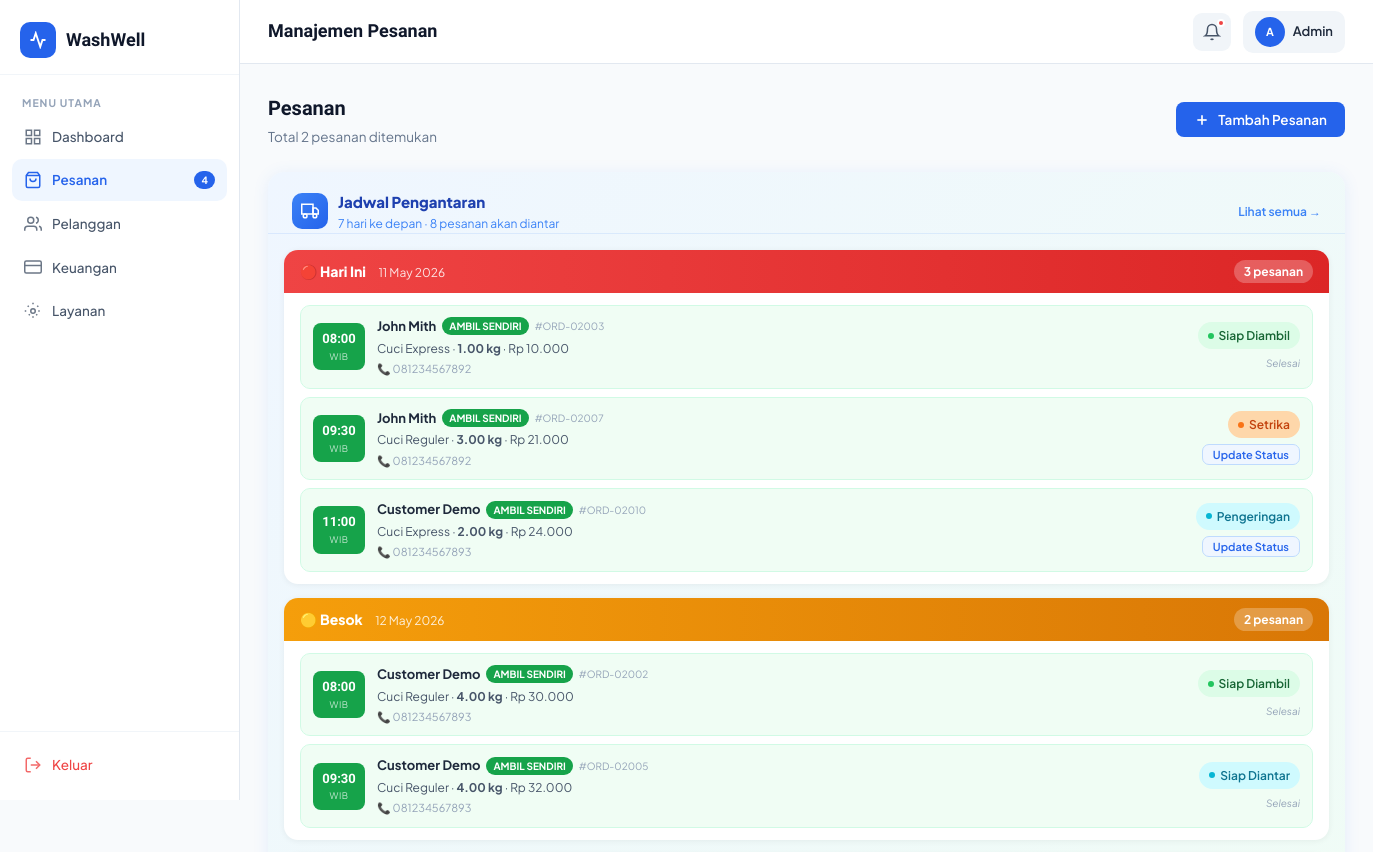
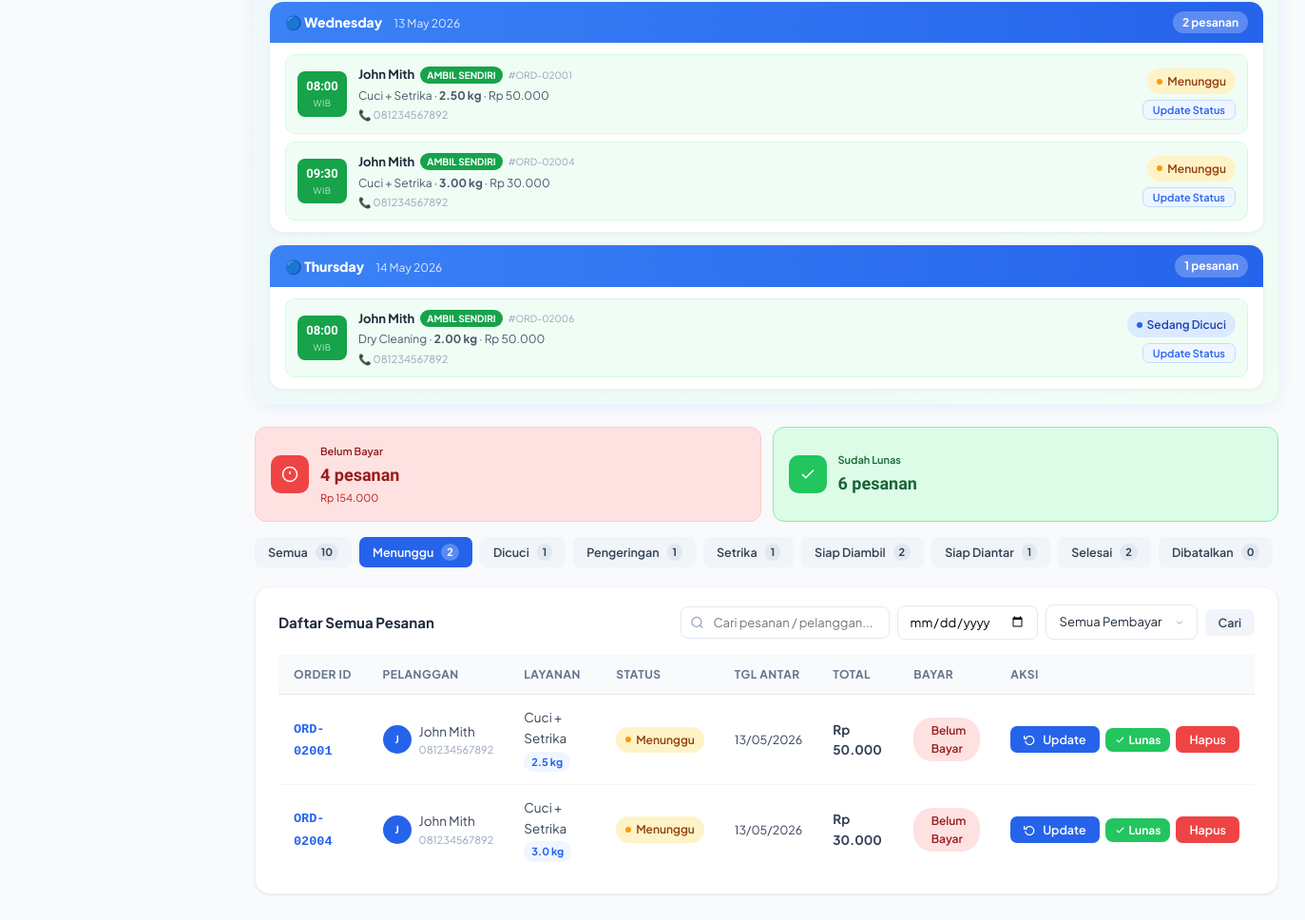
/admin/orders.php?status=pending (signed in), run on the app's committed database (2 pictures, top to bottom).
### tables this page shows
CREATE TABLE IF NOT EXISTS users (
    id INT AUTO_INCREMENT PRIMARY KEY,
    name VARCHAR(100) NOT NULL,
    email VARCHAR(150) UNIQUE NOT NULL,
    password VARCHAR(255) NOT NULL,
    phone VARCHAR(20),
    address TEXT,
    role ENUM('customer','admin') DEFAULT 'customer',
    created_at TIMESTAMP DEFAULT CURRENT_TIMESTAMP,
    updated_at TIMESTAMP DEFAULT CURRENT_TIMESTAMP ON UPDATE CURRENT_TIMESTAMP
);

CREATE TABLE IF NOT EXISTS orders (
    id INT AUTO_INCREMENT PRIMARY KEY,
    order_code VARCHAR(20) UNIQUE NOT NULL,
    user_id INT NOT NULL,
    service_id INT NOT NULL,
    weight DECIMAL(5,2) DEFAULT 1.00,
    amount DECIMAL(10,2) NOT NULL,
    status ENUM('pending','washing','drying','ironing','ready_pickup','ready_deliver','done','cancelled') DEFAULT 'pending',
    pickup_date DATE,
    delivery_date DATE,
    notes TEXT,
    delivery_type ENUM('pickup','delivery') DEFAULT 'pickup',
    delivery_address TEXT,
    driver_name VARCHAR(100),
    driver_phone VARCHAR(20),
    delivery_status ENUM('pending','on_way','arrived') DEFAULT 'pending',
    payment_status ENUM('unpaid','paid') DEFAULT 'unpaid',
    payment_method ENUM('cash','transfer','e-wallet') DEFAULT 'cash',
    created_at TIMESTAMP DEFAULT CURRENT_TIMESTAMP,
    updated_at TIMESTAMP DEFAULT CURRENT_TIMESTAMP ON UPDATE CURRENT_TIMESTAMP,
    FOREIGN KEY (user_id) REFERENCES users(id) ON DELETE CASCADE,
    FOREIGN KEY (service_id) REFERENCES services(id)
);

CREATE TABLE IF NOT EXISTS services (
    id INT AUTO_INCREMENT PRIMARY KEY,
    name VARCHAR(100) NOT NULL,
    description TEXT,
    price_per_kg DECIMAL(10,2) NOT NULL,
    unit_type ENUM('kg','item') DEFAULT 'kg',
    requires_cloth_type TINYINT(1) DEFAULT 0,
    duration_hours INT DEFAULT 24,
    is_active TINYINT(1) DEFAULT 1,
    created_at TIMESTAMP DEFAULT CURRENT_TIMESTAMP
);

### admin/orders.php (the view, shortened to what the rows shown need)
<?php
require_once '../includes/auth.php';
$db = getDB();
$user = getCurrentUser();
$statusFilter  = $_GET['status']  ?? '';
$where = ['1=1'];
if ($statusFilter) $where[] = "o.status='".addslashes($statusFilter)."'";
$whereStr = implode(' AND ', $where);
$perPage = 10;
$page = max(1, (int)($_GET['page'] ?? 1));
$offset = ($page-1) * $perPage;
$orders = $db->query("SELECT o.*,u.name as customer_name,u.phone as customer_phone,s.name as service_name FROM orders o JOIN users u ON o.user_id=u.id JOIN services s ON o.service_id=s.id WHERE $whereStr ORDER BY o.delivery_date ASC, o.created_at DESC LIMIT $perPage OFFSET $offset");
$isJadwalFull = isset($_GET['jadwal']);
$jadwalDays   = $isJadwalFull ? 30 : 7;
$deliverySchedule = $db->query("
    SELECT o.*, u.name as customer_name, u.phone as customer_phone, u.address as customer_address, s.name as service_name
    FROM orders o
    JOIN users u ON o.user_id=u.id
    JOIN services s ON o.service_id=s.id
    WHERE o.delivery_date >= CURDATE()
      AND o.delivery_date <= DATE_ADD(CURDATE(), INTERVAL $jadwalDays DAY)
      AND o.status NOT IN ('done','cancelled')
    ORDER BY o.delivery_date ASC, o.id ASC
");
$scheduleByDate = [];
while ($row = $deliverySchedule->fetch_assoc()) {
    $scheduleByDate[$row['delivery_date']][] = $row;
}
$timeSlots = ['08:00','09:30','11:00','13:00','14:30','16:00','17:30'];
$statusLabels = [
    'pending'       => 'Menunggu',
    'washing'       => 'Sedang Dicuci',
    'drying'        => 'Pengeringan',
    'ironing'       => 'Setrika',
    'ready_pickup'  => 'Siap Diambil',
    'ready_deliver' => 'Siap Diantar',
    'done'          => 'Selesai',
    'cancelled'     => 'Dibatalkan',
    'in_progress'   => 'Dalam Proses',
    'ready'         => 'Siap',
    'delivered'     => 'Terkirim',
];
$finalStatuses = ['ready_pickup','ready_deliver','done','cancelled'];
?>
<!DOCTYPE html>
<html lang="id">
<head>
<link rel="stylesheet" href="../assets/css/style.css">
</head>
<body>
<div class="app-layout">
    <?php require_once 'partials/sidebar.php'; ?>
    <div class="main-content">
        <header class="topbar">
            <div class="topbar-right">
                <div style="display:flex;align-items:center;gap:8px;padding:6px 12px;border-radius:10px;background:var(--gray-100)">
                    <div class="avatar avatar-sm"><?= strtoupper(substr($user['name'],0,1)) ?></div>
                    <span style="font-size:13px;font-weight:600"><?= htmlspecialchars(explode(' ',$user['name'])[0]) ?></span>
                </div>
            </div>
        </header>
        <main class="page-content">
            <div class="page-header">
                <div>
                    <h1>Pesanan</h1>
                </div>
            </div>
            <?php if (!empty($scheduleByDate)): ?>
            <div class="card" style="margin-bottom:24px;border:none;background:linear-gradient(135deg,#EFF6FF 0%,#F0FDF4 100%);box-shadow:0 2px 16px rgba(59,130,246,0.10);">
                <div class="card-body" style="padding:16px;background:transparent;">
                    <div style="display:flex;flex-direction:column;gap:14px;">
                    <?php foreach ($scheduleByDate as $date => $items): ?>
                    <?php
                        $isToday = ($date === date('Y-m-d'));
                        $isTomorrow = ($date === date('Y-m-d', strtotime('+1 day')));
                        $dayLabel = $isToday ? '🔴 Hari Ini' : ($isTomorrow ? '🟡 Besok' : '🔵 '.date('l', strtotime($date)));
                        $dayStr = date('d F Y', strtotime($date));
                    ?>
                    <div style="background:white;border-radius:14px;overflow:hidden;box-shadow:0 1px 6px rgba(0,0,0,0.06);">
                        <div style="background:<?= $isToday?'linear-gradient(90deg,#EF4444,#DC2626)':($isTomorrow?'linear-gradient(90deg,#F59E0B,#D97706)':'linear-gradient(90deg,#3B82F6,#2563EB)') ?>;padding:10px 16px;display:flex;justify-content:space-between;align-items:center;">
                            <div style="color:white;">
                                <span style="font-weight:800;font-size:14px;"><?= $dayLabel ?></span>
                                <span style="font-size:12px;opacity:0.85;margin-left:10px;"><?= $dayStr ?></span>
                            </div>
                            <span style="background:rgba(255,255,255,0.25);color:white;padding:2px 10px;border-radius:20px;font-size:12px;font-weight:700;"><?= count($items) ?> pesanan</span>
                        </div>
                        <div style="padding:12px 16px;display:flex;flex-direction:column;gap:8px;">
                        <?php foreach ($items as $idx => $item): ?>
                        <?php
                            $isDelivery = ($item['delivery_type'] ?? '') === 'delivery'
                                          || strpos($item['notes'] ?? '', '[ANTAR KE:') !== false;
                            $timeSlot = $timeSlots[$idx % count($timeSlots)];
                        ?>
                        <div style="display:flex;align-items:center;gap:12px;padding:10px 12px;border:1.5px solid <?= $isDelivery?'#BFDBFE':'#D1FAE5' ?>;border-radius:10px;background:<?= $isDelivery?'#EFF6FF':'#F0FDF4' ?>;">
                            <div style="min-width:52px;text-align:center;background:<?= $isDelivery?'#2563EB':'#16A34A' ?>;border-radius:8px;padding:6px 4px;">
                                <div style="color:white;font-size:13px;font-weight:800;font-family:'Sora',sans-serif;"><?= $timeSlot ?></div>
                                <div style="color:rgba(255,255,255,0.75);font-size:9px;text-transform:uppercase;letter-spacing:0.5px;">WIB</div>
                            </div>
                            <div style="flex:1;min-width:0;">
                                <div style="display:flex;align-items:center;gap:6px;flex-wrap:wrap;">
                                    <span style="font-weight:700;font-size:13px;color:var(--gray-800);"><?= htmlspecialchars($item['customer_name']) ?></span>
                                    <span style="font-size:10px;font-weight:700;padding:1px 7px;border-radius:10px;background:<?= $isDelivery?'#2563EB':'#16A34A' ?>;color:white;"><?= $isDelivery?'ANTAR':'AMBIL SENDIRI' ?></span>
                                    <span style="font-size:10px;color:var(--gray-400);">#<?= htmlspecialchars($item['order_code']) ?></span>
                                </div>
                                <div style="font-size:12px;color:var(--gray-600);margin-top:2px;"><?= htmlspecialchars($item['service_name']) ?> · <strong><?= $item['weight'] ?> kg</strong> · <?= formatRupiah($item['amount']) ?></div>
                                <?php if ($item['customer_phone']): ?>
                                <div style="font-size:11px;color:var(--gray-400);margin-top:2px;">📞 <?= htmlspecialchars($item['customer_phone']) ?></div>
                                <?php endif; ?>
                            </div>
                            <div style="display:flex;flex-direction:column;align-items:flex-end;gap:6px;">
                                <span class="badge badge-<?= $item['status'] ?>"><?= $statusLabels[$item['status']] ?? $item['status'] ?></span>
                                <?php if (!in_array($item['status'], $finalStatuses)): ?>
                                <button onclick="openUpdate(<?= $item['id'] ?>,'<?= $item['status'] ?>','<?= htmlspecialchars($item['customer_name']) ?>','<?= htmlspecialchars($item['order_code']) ?>','<?= $item['delivery_type'] ?? 'pickup' ?>')" class="btn btn-sm" style="font-size:11px;padding:3px 10px;background:#EFF6FF;color:#2563EB;border:1px solid #BFDBFE;">
                                    Update Status
                                </button>
                                <?php else: ?>
                                <span style="font-size:10px;color:var(--gray-400);font-style:italic;">Selesai</span>
                                <?php endif; ?>
                            </div>
                        </div>
                        <?php endforeach; ?>
                        </div>
                    </div>
                    <?php endforeach; ?>
                    </div>
                </div>
            </div>
            <?php endif; ?>
            <div class="card">
                <div class="card-body" style="padding-top:16px;">
                    <div class="table-wrapper">
                        <table>
                            <thead>
                                <tr>
                                    <th>Order ID</th>
                                    <th>Pelanggan</th>
                                    <th>Layanan</th>
                                    <th>Status</th>
                                    <th>Tgl Antar</th>
                                    <th>Total</th>
                                    <th>Bayar</th>
                                    <th>Aksi</th>
                                </tr>
                            </thead>
                            <tbody>
                            <?php if ($orders && $orders->num_rows > 0): ?>
                                <?php while ($o = $orders->fetch_assoc()):
                                    $isFinal = in_array($o['status'], $finalStatuses);
                                ?>
                                <tr style="<?= $isFinal ? 'opacity:0.65;' : '' ?>">
                                    <td>
                                        <span style="font-weight:700;font-family:monospace;color:var(--primary)"><?= $o['order_code'] ?></span>
                                    </td>
                                    <td>
                                        <div style="display:flex;align-items:center;gap:8px;">
                                            <div class="avatar avatar-sm"><?= strtoupper(substr($o['customer_name'],0,1)) ?></div>
                                            <div>
                                                <div><?= htmlspecialchars($o['customer_name']) ?></div>
                                                <?php if ($o['customer_phone']): ?>
                                                <div style="font-size:11px;color:var(--gray-400);"><?= htmlspecialchars($o['customer_phone']) ?></div>
                                                <?php endif; ?>
                                            </div>
                                        </div>
                                    </td>
                                    <td>
                                        <?= htmlspecialchars($o['service_name']) ?>
                                        <div style="display:inline-flex;align-items:center;gap:4px;background:var(--primary-bg);padding:2px 8px;border-radius:20px;font-size:11px;font-weight:700;color:var(--primary);margin-top:3px;">
                                            <?= number_format((float)$o['weight'], 1) ?> kg
                                        </div>
                                    </td>
                                    <td><span class="badge badge-<?= $o['status'] ?>"><?= $statusLabels[$o['status']] ?? $o['status'] ?></span></td>
                                    <td style="font-size:12.5px;">
                                        <?= $o['delivery_date'] ? date('d/m/Y', strtotime($o['delivery_date'])) : '-' ?>
                                    </td>
                                    <td><strong><?= formatRupiah($o['amount']) ?></strong></td>
                                    <td><span class="badge badge-<?= $o['payment_status'] ?>"><?= $o['payment_status']==='paid'?'Lunas':'Belum Bayar' ?></span></td>
                                    <td>
                                        <div style="display:flex;gap:6px;align-items:center;">
                                            <?php if (!$isFinal): ?>
                                            <button onclick="openUpdate(<?= $o['id'] ?>,'<?= $o['status'] ?>','<?= htmlspecialchars($o['customer_name']) ?>','<?= htmlspecialchars($o['order_code']) ?>','<?= $o['delivery_type'] ?? 'pickup' ?>')" class="btn btn-primary btn-sm">
                                                <svg width="12" height="12" viewBox="0 0 24 24" fill="none" stroke="currentColor" stroke-width="2.5"><polyline points="1 4 1 10 7 10"/><path d="M3.51 15a9 9 0 1 0 .49-4"/></svg>
                                                Update
                                            </button>
                                            <?php endif; ?>
                                            <?php if ($o['payment_status'] === 'unpaid' && $o['status'] !== 'cancelled'): ?>
                                            <form method="POST" onsubmit="return confirm('Konfirmasi pembayaran pesanan <?= $o['order_code'] ?>?')" style="display:inline">
                                                <button type="submit" class="btn btn-sm" style="background:var(--green);color:white;border:none;border-radius:8px;padding:5px 10px;font-size:12px;font-weight:700;cursor:pointer;display:inline-flex;align-items:center;gap:4px;">
                                                    <svg width="11" height="11" viewBox="0 0 24 24" fill="none" stroke="currentColor" stroke-width="2.5"><polyline points="20 6 9 17 4 12"/></svg>
                                                    Lunas
                                                </button>
                                            </form>
                                            <?php endif; ?>
                                            <form method="POST" onsubmit="return confirm('Hapus pesanan <?= $o['order_code'] ?>?')" style="display:inline">
                                                <button type="submit" class="btn btn-danger btn-sm">Hapus</button>
                                            </form>
                                        </div>
                                    </td>
                                </tr>
                                <?php endwhile; ?>
                            <?php else: ?>
                                <tr><td colspan="8" style="text-align:center;padding:40px;color:var(--gray-400)">Tidak ada pesanan ditemukan</td></tr>
                            <?php endif; ?>
                            </tbody>
                        </table>
                    </div>
                </div>
            </div>
        </main>
    </div>
</div>
</body>
</html>

### data on the page
users: name "A", name "Admin"
orders: timeSlot "08:00", user.name "John Mith", delivery_type "AMBIL SENDIRI", order_code "ORD-02003", service.name "Cuci Express", weight "1.00", amount "Rp 10.000", user.phone "081234567892", status "Siap Diambil", shows "Selesai"
orders: timeSlot "09:30", user.name "John Mith", delivery_type "AMBIL SENDIRI", order_code "ORD-02007", service.name "Cuci Reguler", weight "3.00", amount "Rp 21.000", user.phone "081234567892", status "Setrika"
orders: timeSlot "11:00", user.name "Customer Demo", delivery_type "AMBIL SENDIRI", order_code "ORD-02010", service.name "Cuci Express", weight "2.00", amount "Rp 24.000", user.phone "081234567893", status "Pengeringan"
orders: timeSlot "08:00", user.name "Customer Demo", delivery_type "AMBIL SENDIRI", order_code "ORD-02002", service.name "Cuci Reguler", weight "4.00", amount "Rp 30.000", user.phone "081234567893", status "Siap Diambil", shows "Selesai"
orders: timeSlot "09:30", user.name "Customer Demo", delivery_type "AMBIL SENDIRI", order_code "ORD-02005", service.name "Cuci Reguler", weight "4.00", amount "Rp 32.000", user.phone "081234567893", status "Siap Diantar", shows "Selesai"
orders: timeSlot "08:00", user.name "John Mith", delivery_type "AMBIL SENDIRI", order_code "ORD-02001", service.name "Cuci + Setrika", weight "2.50", amount "Rp 50.000", user.phone "081234567892", status "Menunggu", user.name "J", weight "2.5", delivery_date "13/05/2026", payment_status "Belum Bayar"
orders: timeSlot "09:30", user.name "John Mith", delivery_type "AMBIL SENDIRI", order_code "ORD-02004", service.name "Cuci + Setrika", weight "3.00", amount "Rp 30.000", user.phone "081234567892", status "Menunggu", user.name "J", weight "3.0", delivery_date "13/05/2026", payment_status "Belum Bayar"
orders: timeSlot "08:00", user.name "John Mith", delivery_type "AMBIL SENDIRI", order_code "ORD-02006", service.name "Dry Cleaning", weight "2.00", amount "Rp 50.000", user.phone "081234567892", status "Sedang Dicuci"

### other printed values
$item['label'] "Dashboard"
$item['label'] "Pesanan"
$notifCount "4"
$item['label'] "Pelanggan"
$item['label'] "Keuangan"
$item['label'] "Layanan"
$total "2"
array_sum(array_map('count',$scheduleByDate)) "8"
$dayStr "11 May 2026"
count($items) "3"
$dayStr "12 May 2026"
count($items) "2"
$dayStr "13 May 2026"
$dayStr "14 May 2026"
count($items) "1"
